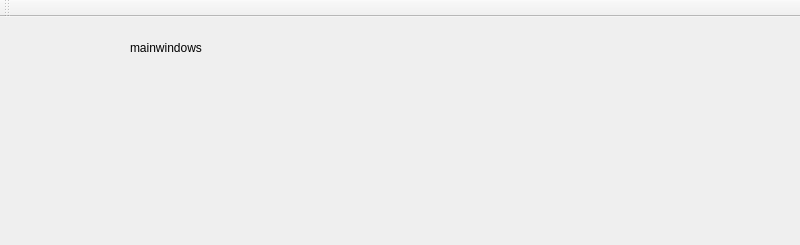
<?xml version="1.0" encoding="UTF-8"?>
<ui version="4.0">
 <class>MainWindow</class>
 <widget class="QMainWindow" name="MainWindow">
  <property name="geometry">
   <rect>
    <x>0</x>
    <y>0</y>
    <width>800</width>
    <height>245</height>
   </rect>
  </property>
  <property name="windowTitle">
   <string>MainWindow</string>
  </property>
  <widget class="QWidget" name="centralwidget">
   <widget class="QLabel" name="label">
    <property name="geometry">
     <rect>
      <x>130</x>
      <y>10</y>
      <width>81</width>
      <height>41</height>
     </rect>
    </property>
    <property name="text">
     <string>mainwindows</string>
    </property>
   </widget>
  </widget>
  <widget class="QMenuBar" name="menuBar">
   <property name="geometry">
    <rect>
     <x>0</x>
     <y>0</y>
     <width>800</width>
     <height>17</height>
    </rect>
   </property>
  </widget>
  <widget class="QToolBar" name="toolBar">
   <property name="windowTitle">
    <string>toolBar</string>
   </property>
   <attribute name="toolBarArea">
    <enum>TopToolBarArea</enum>
   </attribute>
   <attribute name="toolBarBreak">
    <bool>false</bool>
   </attribute>
  </widget>
 </widget>
 <resources/>
 <connections/>
</ui>
